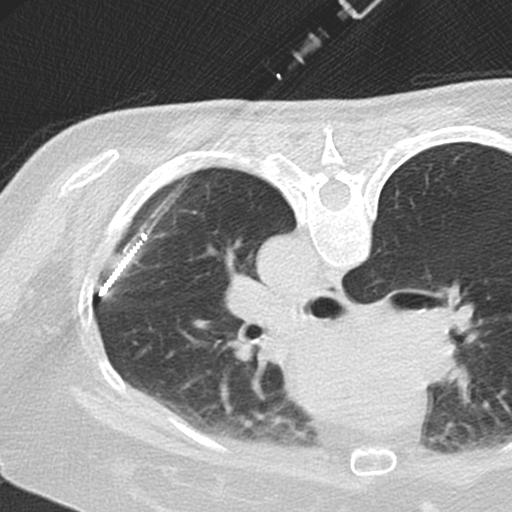
#> input picture dataset/images/10303.jpg, 512 x 512 px; its folder holds only this picture in this run
$ jupyter execute --allow-errors lung_seg-inverted.ipynb
#> lines starting #> are read from the running program, lines starting #| are printed output that depends on the picture; after the words box and inside, x2 and y2 are one past the last pixel; in counts of white or black regions, pixels touching at a corner belong together
[cell 1]
'''
import necessary packages
'''

## lung segmentation function
import numpy as np
#import pydicom
import os
import sys
import glob
import numpy as np
import cv2
from skimage.segmentation import clear_border
from scipy import ndimage
from skimage.morphology import ball, disk, dilation, binary_erosion, remove_small_objects, erosion, closing, reconstruction, binary_closing
from skimage.measure import label, regionprops, perimeter
from skimage.morphology import binary_dilation, binary_opening
from skimage.filters import roberts, sobel
from skimage.filters import threshold_otsu
import itertools
from skimage.io import imshow

## image manipulation, plotting, saving
import os
import re
import imageio
from skimage import io, color
from skimage.color import rgb2gray
from skimage.io import imsave
from skimage.transform import rescale, resize, downscale_local_mean
import matplotlib.pyplot as plt

[cell 2]
'''
define lung segmentation function
'''

def segment_lungs(im):
    """
    Using a 2D image as input (in the form of an array), this function will generate a binary mask and an output image that both only show the lungs.
    """
    ##### BINARIZE IMAGE
    # first anything <0 (as some images are negative)
    im_b = np.where(im<0, 0, im)
    #then based on otsu thresholding
    thresh = threshold_otsu(im_b)
    binary = im_b > thresh

    #invert the image to make the lungs the ROIs
#    binary = np.invert(binary)

    ##### GENERATE BORDER OF THE BINARIES
    cleared = clear_border(binary)

    ##### LABEL DISTINCT BODIES IN IMAGE
    label_image = label(cleared)

    ##### KEEP TWO LARGEST AREAS
    areas = [r.area for r in regionprops(label_image)]
    areas.sort()
    if len(areas) > 2:
        for region in regionprops(label_image):
            if region.area < areas[-2]:
                for coordinates in region.coords:
                       label_image[coordinates[0], coordinates[1]] = 0
    binary = label_image > 0

    ##### EROSION TO GET RID OF ARTIFACTS
#    selem = disk(4)
#    binary = binary_erosion(binary, selem)

    ##### DILATION TO BRING BACK LUNG INFORMATION
    selem = disk(4)
    binary = binary_dilation(binary, selem)

    ##### FILL SMALL HOLES
    edges = sobel(binary)
    binary = ndimage.binary_fill_holes(edges)

    return binary

[cell 3]
'''
import images from directory, convert to grayscale, append to list
'''

dir_name = '../../dataset/images'
images = []
img_names = []

for root, dirnames, filenames in os.walk(dir_name):
    for filename in filenames:
        if re.search("\.(jpg|jpeg|png|bmp|tiff)$", filename):
            filepath = os.path.join(root, filename)
            img_names.append(filename)
            image = io.imread(fname=filepath)
#> image is the input picture: shape (512, 512); min 28, max 255, mean 143.6
            image_gray = rgb2gray(image)
            images.append(image_gray)

[cell 4]
'''
loop lung segmentation over all images
establish array of lung segmentation masks
export/save lung masks
'''

img_masks = []

for i in range(len(images)):
    img = images[i]
    img_mask = segment_lungs(img)
    img_masks.append(img_mask)
#> this loop made 1 pass
#> thresh in segment_lungs on pass 1: 137
#> pass 1, in segment_lungs, `binary = im_b > thresh`:
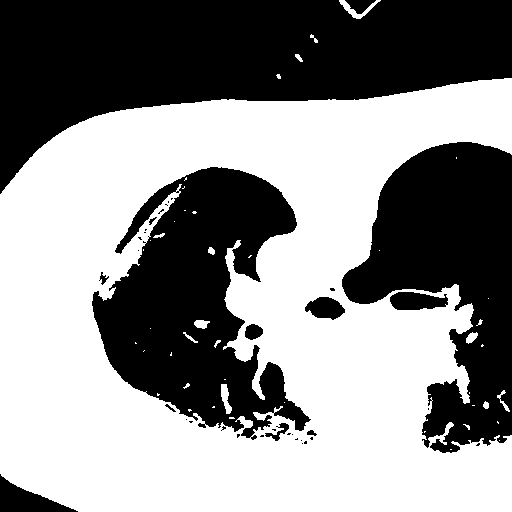
#> binary: shape (512, 512) bool; 54.6% white; 37 black regions (24 under 20 px), largest, box (x1, y1, x2, y2) and area: (0, 0, 512, 194) 54074, (92, 167, 311, 440) 32070, (342, 142, 512, 453) 29196
#> pass 1, in segment_lungs, `cleared = clear_border(binary)`:
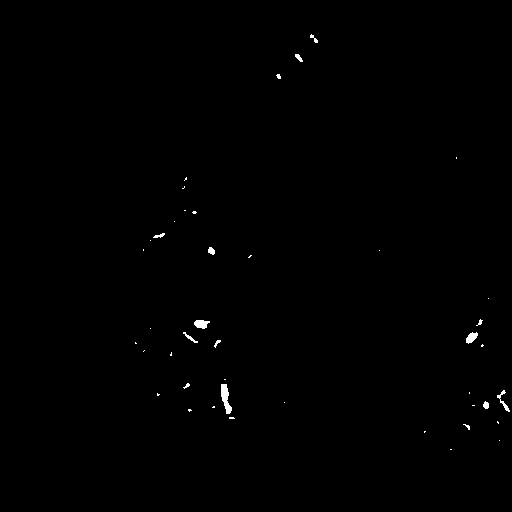
#> cleared: shape (512, 512) bool; 0.33% white; 43 white regions (31 under 20 px), largest, box (x1, y1, x2, y2) and area: (221, 384, 232, 414) 185, (194, 320, 210, 329) 102, (466, 332, 478, 344) 89
#> pass 1, in segment_lungs, `binary = label_image > 0`:
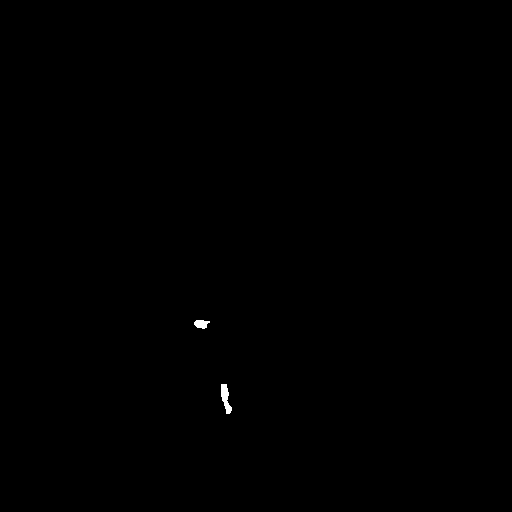
#> binary: shape (512, 512) bool; 0.11% white; 2 white regions, box (x1, y1, x2, y2) and area: (221, 384, 232, 414) 185, (194, 320, 210, 329) 102
#> after the loop, img_masks = 1 item
